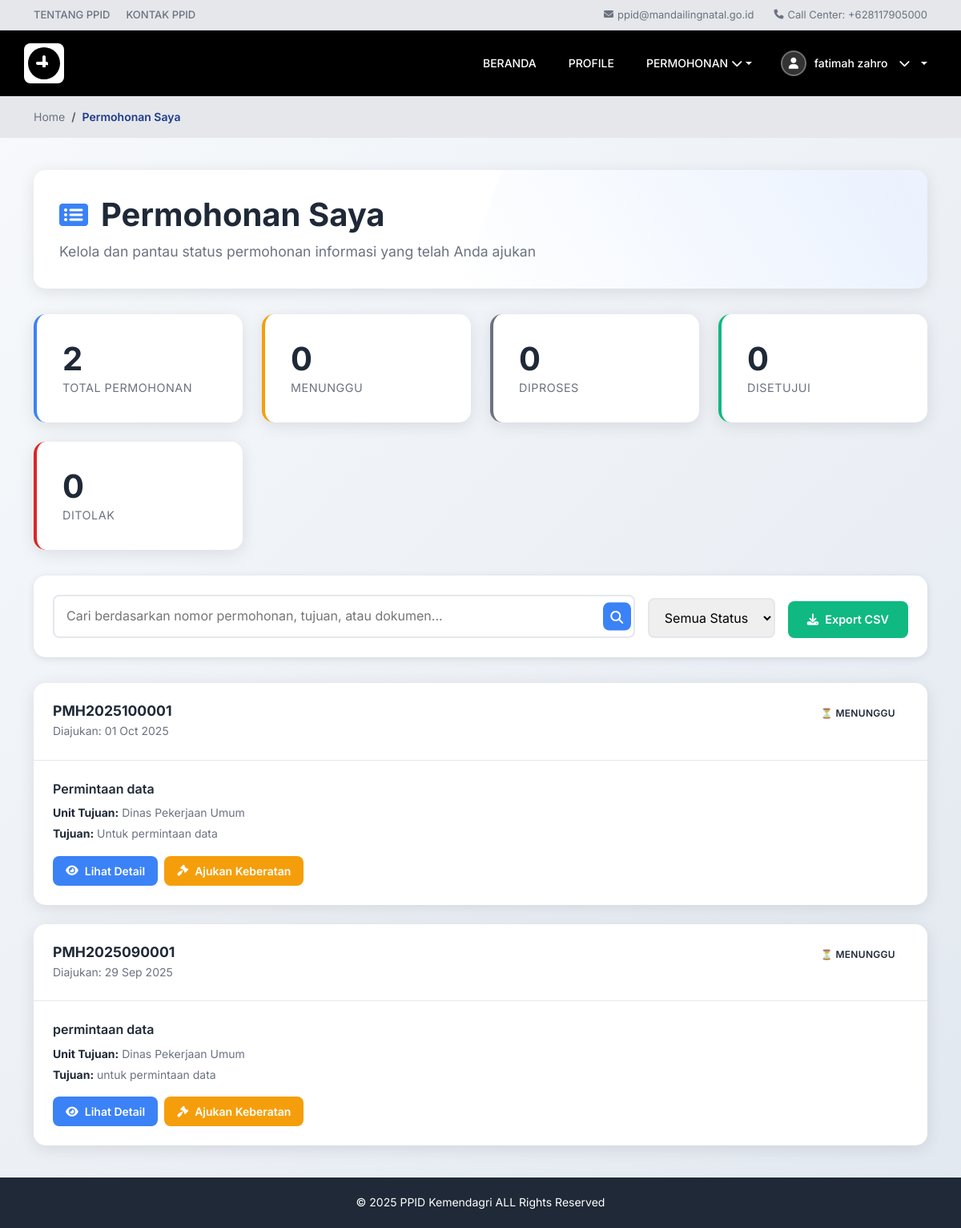
The page /index.php?controller=permohonan&action=index (signed in) on the database its author committed.
### tables this page shows
CREATE TABLE `users` (
  `id_user` int NOT NULL,
  `email` varchar(255) NOT NULL,
  `username` varchar(50) NOT NULL,
  `password` varchar(255) NOT NULL,
  `jabatan` varchar(100) DEFAULT NULL,
  `role` varchar(50) NOT NULL,
  `id_biodata` int DEFAULT NULL
);

CREATE TABLE `biodata_pengguna` (
  `id_biodata` int NOT NULL,
  `nama_lengkap` varchar(255) NOT NULL,
  `nik` varchar(16) NOT NULL,
  `alamat` text,
  `provinsi` varchar(100) DEFAULT NULL,
  `city` varchar(100) DEFAULT NULL,
  `jenis_kelamin` enum('Laki-laki','Perempuan') DEFAULT NULL,
  `usia` int DEFAULT NULL,
  `pendidikan` varchar(100) DEFAULT NULL,
  `pekerjaan` varchar(100) DEFAULT NULL,
  `no_kontak` varchar(20) DEFAULT NULL,
  `email` varchar(255) DEFAULT NULL,
  `foto_profile` varchar(255) DEFAULT NULL,
  `status_pengguna` enum('pribadi','lembaga') NOT NULL,
  `nama_lembaga` varchar(255) DEFAULT NULL,
  `upload_ktp` varchar(255) DEFAULT NULL,
  `upload_akta` varchar(255) DEFAULT NULL
);

CREATE TABLE `permohonan` (
  `id_permohonan` int NOT NULL,
  `id_user` int NOT NULL,
  `no_permohonan` varchar(255) DEFAULT NULL,
  `sisa_jatuh_tempo` int DEFAULT NULL,
  `tujuan_permohonan` text,
  `komponen_tujuan` varchar(255) DEFAULT NULL,
  `judul_dokumen` varchar(255) DEFAULT NULL,
  `kandungan_informasi` text,
  `tujuan_penggunaan_informasi` text,
  `upload_foto_identitas` varchar(255) DEFAULT NULL,
  `upload_data_pedukung` varchar(255) DEFAULT NULL,
  `status` varchar(50) DEFAULT 'Diproses\r\n',
  `sumber_media` varchar(100) DEFAULT NULL,
  `catatan_petugas` text,
  `created_at` timestamp NULL DEFAULT CURRENT_TIMESTAMP,
  `updated_at` timestamp NULL DEFAULT CURRENT_TIMESTAMP ON UPDATE CURRENT_TIMESTAMP
);

### controllers/PermohonanController.php (called while the page is built, shortened)
<?php
require_once 'models/PermohonanModel.php';
require_once 'models/UserModel.php';
class PermohonanController {
    private $permohonanModel;
    private $userModel;
    public function __construct() {
        global $database;
        $db = $database->getConnection();
        $this->permohonanModel = new PermohonanModel($db);
        $this->userModel = new UserModel($db);
    }
    public function index() {
        $page = isset($_GET['page']) ? max(1, intval($_GET['page'])) : 1;
        $limit = 10;
        $offset = ($page - 1) * $limit;
        $status = isset($_GET['status']) ? $_GET['status'] : 'all';
        $search = isset($_GET['search']) ? trim($_GET['search']) : '';
        $user_data = $this->userModel->getUserBiodata($_SESSION['user_id']);
        if (!empty($search)) {
            $permohonan_list = $this->permohonanModel->searchPermohonan($_SESSION['user_id'], $search, $limit, $offset);
            $total_records = $this->permohonanModel->countSearchResults($_SESSION['user_id'], $search);
        } else {
            $permohonan_list = $this->permohonanModel->getPermohonanByUserId($_SESSION['user_id'], $limit, $offset, $status);
        }
        $stats = $this->permohonanModel->getPermohonanStats($_SESSION['user_id']);
        $nama_lengkap = $user_data['nama_lengkap'] ?? $_SESSION['username'] ?? 'Pengguna';
        include 'views/permohonan/index.php';
    }
}
?>

### models/UserModel.php (called while the page is built, shortened)
<?php
class UserModel {
    private $conn;
    public function __construct($db) {
        $this->conn = $db;
    }
    public function getUserBiodata($userId) {
        $query = "SELECT bp.*, u.username, u.role, u.email, u.password
                  FROM biodata_pengguna bp
                  JOIN users u ON u.id_biodata = bp.id_biodata
                  WHERE u.id_user = :user_id LIMIT 1";
        $stmt = $this->conn->prepare($query);
        $stmt->bindParam(':user_id', $userId);
        $stmt->execute();
        return $stmt->fetch(PDO::FETCH_ASSOC);
    }
}
?>

### models/PermohonanModel.php (called while the page is built, shortened)
<?php
class PermohonanModel {
    private $conn;
    private $table_name = "permohonan";
    public function __construct($db) {
        $this->conn = $db;
    }
    public function getPermohonanByUserId($userId, $limit = 10, $offset = 0, $status = null) {
        $whereClause = "WHERE p.id_user = :user_id";
        $params = [':user_id' => $userId];
        $query = "SELECT p.*, u.username, bp.nama_lengkap, bp.nik
                  FROM " . $this->table_name . " p
                  JOIN users u ON p.id_user = u.id_user
                  LEFT JOIN biodata_pengguna bp ON u.id_biodata = bp.id_biodata
                  " . $whereClause . "
                  ORDER BY p.id_permohonan DESC
                  LIMIT :limit OFFSET :offset";
        $stmt = $this->conn->prepare($query);
        foreach ($params as $key => $value) {
            $stmt->bindValue($key, $value);
        }
        $stmt->bindValue(':limit', (int)$limit, PDO::PARAM_INT);
        $stmt->bindValue(':offset', (int)$offset, PDO::PARAM_INT);
        $stmt->execute();
        return $stmt->fetchAll(PDO::FETCH_ASSOC);
    }
    public function getPermohonanStats($userId) {
        try {
            $query = "SELECT
                        COUNT(*) as total,
                        SUM(CASE WHEN status = 'pending' OR status IS NULL OR status = '' THEN 1 ELSE 0 END) as pending,
                        SUM(CASE WHEN status = 'approved' THEN 1 ELSE 0 END) as approved,
                        SUM(CASE WHEN status = 'rejected' THEN 1 ELSE 0 END) as rejected,
                        SUM(CASE WHEN status = 'process' THEN 1 ELSE 0 END) as process
                      FROM " . $this->table_name . "
                      WHERE id_user = :user_id";
            $stmt = $this->conn->prepare($query);
            $stmt->bindParam(':user_id', $userId);
            $stmt->execute();
            return $stmt->fetch(PDO::FETCH_ASSOC);
        } catch (PDOException $e) {
            $query = "SELECT COUNT(*) as total FROM " . $this->table_name . " WHERE id_user = :user_id";
            $stmt = $this->conn->prepare($query);
            $stmt->bindParam(':user_id', $userId);
            $stmt->execute();
            $result = $stmt->fetch(PDO::FETCH_ASSOC);
            return [
                'total' => $result['total'],
                'pending' => $result['total'],
                'approved' => 0,
                'rejected' => 0,
                'process' => 0
            ];
        }
    }
}
?>

### views/permohonan/index.php (the view, shortened to what this page needs)
<!DOCTYPE html>
<html lang="id">
<head>
  <link href="https://cdn.jsdelivr.net/npm/bootstrap@5.3.0/dist/css/bootstrap.min.css" rel="stylesheet">
  <link rel="stylesheet" href="https://cdnjs.cloudflare.com/ajax/libs/font-awesome/6.4.0/css/all.min.css">
</head>
<body>
  <div class="top-info-bar">
    <div class="container">
      <div class="top-info-links">
        <a href="#">TENTANG PPID</a>
        <a href="#">KONTAK PPID</a>
      </div>
      <div class="top-info-contact">
        <span><i class="fas fa-envelope"></i> ppid@mandailingnatal.go.id</span>
        <span><i class="fas fa-phone"></i> Call Center: +628117905000</span>
      </div>
    </div>
  </div>
  <?php include 'views/layout/navbar_masyarakat.php'; ?>
  <div class="breadcrumb-section">
    <div class="container">
      <nav aria-label="breadcrumb">
        <ol class="breadcrumb">
          <li class="breadcrumb-item"><a href="index.php?controller=user&action=index">Home</a></li>
          <li class="breadcrumb-item active" aria-current="page">Permohonan Saya</li>
        </ol>
      </nav>
    </div>
  </div>
  <div class="main-content">
    <div class="container">
      <div class="page-header">
        <h1 class="page-title">
          <i class="fas fa-list-alt"></i>
          Permohonan Saya
        </h1>
        <p class="page-subtitle">Kelola dan pantau status permohonan informasi yang telah Anda ajukan</p>
      </div>
      <div class="stats-grid">
        <div class="stat-card">
          <h3 class="stat-number"><?php echo $stats['total']; ?></h3>
          <p class="stat-label">Total Permohonan</p>
        </div>
        <div class="stat-card pending">
          <h3 class="stat-number"><?php echo $stats['pending']; ?></h3>
          <p class="stat-label">Menunggu</p>
        </div>
        <div class="stat-card process">
          <h3 class="stat-number"><?php echo $stats['process'] ?? 0; ?></h3>
          <p class="stat-label">Diproses</p>
        </div>
        <div class="stat-card approved">
          <h3 class="stat-number"><?php echo $stats['approved']; ?></h3>
          <p class="stat-label">Disetujui</p>
        </div>
        <div class="stat-card rejected">
          <h3 class="stat-number"><?php echo $stats['rejected']; ?></h3>
          <p class="stat-label">Ditolak</p>
        </div>
      </div>
      <div class="filters-section">
        <form method="GET" action="index.php">
          <div class="filters-grid">
            <div class="search-wrapper">
              <input type="text" name="search" class="search-input" placeholder="Cari berdasarkan nomor permohonan, tujuan, atau dokumen..." value="<?php echo htmlspecialchars($search ?? ''); ?>">
              <button type="submit" class="search-btn">
                <i class="fas fa-search"></i>
              </button>
            </div>
            <select name="status" class="filter-select" onchange="this.form.submit()">
              <option value="all" <?php echo ($status ?? '') === 'all' ? 'selected' : ''; ?>>Semua Status</option>
            </select>
            <a href="index.php?controller=permohonan&action=export&format=csv&status=<?php echo $status ?? 'all'; ?>" class="btn btn-success">
              <i class="fas fa-download"></i>
              Export CSV
            </a>
          </div>
        </form>
      </div>
      <div class="permohonan-grid">
        <?php if (!empty($permohonan_list)): ?>
          <?php foreach ($permohonan_list as $index => $permohonan): ?>
          <div class="permohonan-card" style="animation-delay: <?php echo $index * 0.1; ?>s">
            <div class="permohonan-header">
              <div>
                <h3 class="permohonan-number"><?php echo htmlspecialchars($permohonan['no_permohonan']); ?></h3>
                <p class="permohonan-date">Diajukan: <?php echo date('d M Y', strtotime($permohonan['created_at'] ?? 'now')); ?></p>
              </div>
              <span class="status-badge status-<?php echo $permohonan['status'] ?? 'pending'; ?>">
                <?php
                $statusText = $permohonan['status'] ?? 'pending';
                switch($statusText) {
                  default: echo '⏳ Menunggu';
                }
                ?>
              </span>
            </div>
            <div class="permohonan-body">
              <h4 class="permohonan-title"><?php echo htmlspecialchars($permohonan['judul_dokumen']); ?></h4>
              <div class="permohonan-meta">
                <div><strong>Unit Tujuan:</strong> <?php echo htmlspecialchars($permohonan['komponen_tujuan']); ?></div>
                <div><strong>Tujuan:</strong> <?php echo htmlspecialchars(substr($permohonan['tujuan_permohonan'], 0, 100)); ?><?php echo strlen($permohonan['tujuan_permohonan']) > 100 ? '...' : ''; ?></div>
              </div>
              <div class="permohonan-actions">
                <a href="index.php?controller=permohonan&action=view&id=<?php echo $permohonan['id_permohonan']; ?>" class="btn btn-primary btn-sm">
                  <i class="fas fa-eye"></i>
                  Lihat Detail
                </a>
                <button type="button" class="btn btn-warning btn-sm" onclick="openKeberatanModal(<?php echo $permohonan['id_permohonan']; ?>, '<?php echo htmlspecialchars($permohonan['no_permohonan']); ?>', '<?php echo htmlspecialchars($permohonan['judul_dokumen']); ?>')">
                  <i class="fas fa-gavel"></i>
                  Ajukan Keberatan
                </button>
              </div>
            </div>
          </div>
          <?php endforeach; ?>
        <?php endif; ?>
      </div>
    </div>
  </div>
  <footer class="footer">
    <div class="container">
      <p>&copy; 2025 PPID Kemendagri ALL Rights Reserved</p>
    </div>
  </footer>
</body>
</html>

### views/layout/navbar_masyarakat.php (shortened to what this page needs)
<nav class="navbar-custom">
    <div class="container main-navbar">
      <div class="d-flex justify-content-between align-items-center w-100">
        <a href="index.php?controller=user&action=index" class="navbar-brand">
          <div class="logo-img">
            <img alt="Logo">
          </div>
        </a>
        <div class="navbar-nav">
          <a href="index.php?controller=user&action=index">BERANDA</a>
          <a href="index.php?controller=user&action=profile">PROFILE</a>
          <div class="nav-dropdown">
            <a href="#" class="dropdown-toggle" data-bs-toggle="dropdown" aria-expanded="false">
              PERMOHONAN <i class="fas fa-chevron-down ms-1"></i>
            </a>
          </div>
          <div class="nav-dropdown user-dropdown">
            <a href="#" class="dropdown-toggle user-toggle" data-bs-toggle="dropdown" aria-expanded="false">
              <div class="user-avatar">
                <?php if (!empty($user_data['foto_profile']) && file_exists($user_data['foto_profile'])): ?>
                  <img src="<?php echo htmlspecialchars($user_data['foto_profile']); ?>" alt="Foto Profil">
                <?php else: ?>
                  <i class="fas fa-user"></i>
                <?php endif; ?>
              </div>
              <span class="username"><?php echo htmlspecialchars($nama_lengkap); ?></span>
              <i class="fas fa-chevron-down ms-1"></i>
            </a>
          </div>
        </div>
      </div>
    </div>
  </nav>

### rows shown on the page
users: id_biodata.nama_lengkap "fatimah zahro"
permohonan: no_permohonan "PMH2025100001", created_at "01 Oct 2025", status "⏳ MENUNGGU", judul_dokumen "Permintaan data", komponen_tujuan "Dinas Pekerjaan Umum", tujuan_permohonan "Untuk permintaan data"
permohonan: no_permohonan "PMH2025090001", created_at "29 Sep 2025", status "⏳ MENUNGGU", judul_dokumen "permintaan data", komponen_tujuan "Dinas Pekerjaan Umum", tujuan_permohonan "untuk permintaan data"

### other values the page prints
$stats['total'] "2"
$stats['pending'] "0"
$stats['process'] "0"
$stats['approved'] "0"
$stats['rejected'] "0"
